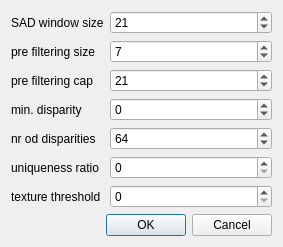
<?xml version="1.0" encoding="UTF-8"?>
<ui version="4.0">
 <class>BMDialog</class>
 <widget class="QDialog" name="BMDialog">
  <property name="geometry">
   <rect>
    <x>0</x>
    <y>0</y>
    <width>283</width>
    <height>227</height>
   </rect>
  </property>
  <property name="windowTitle">
   <string>BMDialog</string>
  </property>
  <layout class="QFormLayout" name="formLayout">
   <item row="0" column="0">
    <widget class="QLabel" name="label">
     <property name="text">
      <string>SAD window size</string>
     </property>
    </widget>
   </item>
   <item row="1" column="0">
    <widget class="QLabel" name="label_2">
     <property name="text">
      <string>pre filtering size</string>
     </property>
    </widget>
   </item>
   <item row="2" column="0">
    <widget class="QLabel" name="label_3">
     <property name="text">
      <string>pre filtering cap</string>
     </property>
    </widget>
   </item>
   <item row="3" column="0">
    <widget class="QLabel" name="label_4">
     <property name="text">
      <string>min. disparity</string>
     </property>
    </widget>
   </item>
   <item row="4" column="0">
    <widget class="QLabel" name="label_5">
     <property name="text">
      <string>nr od disparities</string>
     </property>
    </widget>
   </item>
   <item row="5" column="0">
    <widget class="QLabel" name="label_6">
     <property name="text">
      <string>uniqueness ratio</string>
     </property>
    </widget>
   </item>
   <item row="6" column="0">
    <widget class="QLabel" name="label_7">
     <property name="text">
      <string>texture threshold</string>
     </property>
    </widget>
   </item>
   <item row="4" column="1">
    <widget class="QSpinBox" name="dispBox">
     <property name="minimum">
      <number>16</number>
     </property>
     <property name="maximum">
      <number>128</number>
     </property>
     <property name="singleStep">
      <number>16</number>
     </property>
     <property name="value">
      <number>64</number>
     </property>
    </widget>
   </item>
   <item row="0" column="1">
    <widget class="QSpinBox" name="sadBox">
     <property name="minimum">
      <number>1</number>
     </property>
     <property name="maximum">
      <number>31</number>
     </property>
     <property name="singleStep">
      <number>2</number>
     </property>
     <property name="value">
      <number>21</number>
     </property>
    </widget>
   </item>
   <item row="1" column="1">
    <widget class="QSpinBox" name="preSizeBox">
     <property name="minimum">
      <number>1</number>
     </property>
     <property name="maximum">
      <number>21</number>
     </property>
     <property name="singleStep">
      <number>2</number>
     </property>
     <property name="value">
      <number>7</number>
     </property>
    </widget>
   </item>
   <item row="2" column="1">
    <widget class="QSpinBox" name="preCapBox">
     <property name="minimum">
      <number>3</number>
     </property>
     <property name="maximum">
      <number>51</number>
     </property>
     <property name="singleStep">
      <number>2</number>
     </property>
     <property name="value">
      <number>21</number>
     </property>
    </widget>
   </item>
   <item row="3" column="1">
    <widget class="QSpinBox" name="minDispBox">
     <property name="minimum">
      <number>-64</number>
     </property>
     <property name="maximum">
      <number>64</number>
     </property>
    </widget>
   </item>
   <item row="5" column="1">
    <widget class="QSpinBox" name="uniqueBox">
     <property name="minimum">
      <number>0</number>
     </property>
     <property name="maximum">
      <number>21</number>
     </property>
     <property name="singleStep">
      <number>2</number>
     </property>
    </widget>
   </item>
   <item row="6" column="1">
    <widget class="QSpinBox" name="textureBox">
     <property name="minimum">
      <number>0</number>
     </property>
     <property name="maximum">
      <number>20</number>
     </property>
    </widget>
   </item>
   <item row="7" column="0" colspan="2">
    <widget class="QDialogButtonBox" name="buttonBox">
     <property name="standardButtons">
      <set>QDialogButtonBox::Cancel|QDialogButtonBox::Ok</set>
     </property>
    </widget>
   </item>
  </layout>
 </widget>
 <layoutdefault spacing="6" margin="11"/>
 <resources/>
 <connections/>
</ui>
